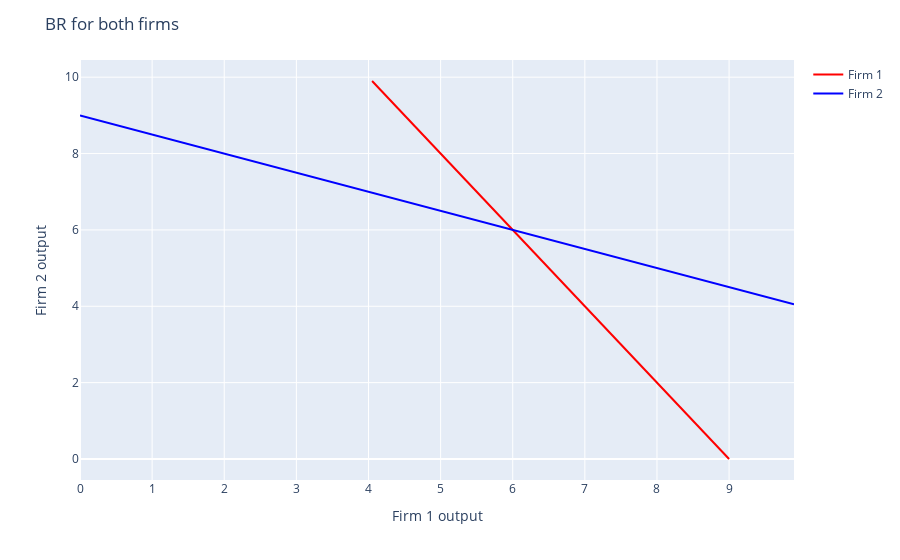

Notebook cell for this chart:
### Markdown cell above
Here it can be seen that the firms will both produce 6 units of the goods. firm one will produce to a price of 8 and get a profit of 36. firm 2 will be identical given that the two firms have identical profit functions.
I will next plot the two firms in a plot to see the output graphicly

### Code cell
# define production levels for firm 1
production_level_f1 = np.arange(0, 10, 0.1)

# calculate production levels for the firms using the BR function
production_level_f2 = np.vectorize(BR_2)(production_level_f1, a, b, c)
production_level_f1_2 = np.vectorize(BR_1)(production_level_f2, a, b, c)

# create the scatter plot
fig = px.scatter()

# add lines for firm 1 and 2
fig.add_scatter(x=production_level_f2, y=production_level_f1, mode='lines', name='Firm 1', line=dict(color='red'))
fig.add_scatter(x=production_level_f1, y=production_level_f2, mode='lines', name='Firm 2', line=dict(color='blue'))

# add titles
fig.update_layout(title='BR for both firms')
fig.update_xaxes(title='Firm 1 output')
fig.update_yaxes(title='Firm 2 output')

fig.show()

### Figure 1 — Plotly figure (JSON) as saved in the notebook; plotly's stock layout.template omitted (floating-point values rounded to 4 significant figures)
{"data": [{"hovertemplate": "<extra></extra>", "legendgroup": "", "marker": {"color": "#636efa", "symbol": "circle"}, "mode": "markers", "name": "", "orientation": "v", "showlegend": false, "type": "scatter", "xaxis": "x", "yaxis": "y"}, {"line": {"color": "red"}, "mode": "lines", "name": "Firm 1", "type": "scatter", "x": [9.0, 8.95, 8.9, 8.85, 8.8, 8.75, 8.7, 8.65, 8.6, 8.55, 8.5, 8.45, 8.4, 8.35, 8.3, 8.25, 8.2, 8.15, 8.1, 8.05, 8.0, 7.95, 7.9, 7.85, 7.8, 7.75, 7.7, 7.65, 7.6, 7.55, 7.5, 7.45, 7.4, 7.35, 7.3, 7.25, 7.2, 7.15, 7.1, 7.05, 7.0, 6.95, 6.9, 6.85, 6.8, 6.75, 6.7, 6.65, 6.6, 6.55, 6.5, 6.45, 6.4, 6.35, 6.3, 6.25, 6.2, 6.15, 6.1, 6.05, 6.0, 5.95, 5.9, 5.85, 5.8, 5.75, 5.7, 5.65, 5.6, 5.55, 5.5, 5.45, 5.4, 5.35, 5.3, 5.25, 5.2, 5.15, 5.1, 5.05, 5.0, 4.95, 4.9, 4.85, 4.8, 4.75, 4.7, 4.65, 4.6, 4.55, 4.5, 4.45, 4.4, 4.35, 4.3, 4.25, 4.2, 4.15, 4.1, 4.05], "y": [0, 0.1, 0.2, 0.3, 0.4, 0.5, 0.6, 0.7, 0.8, 0.9, 1, 1.1, 1.2, 1.3, 1.4, 1.5, 1.6, 1.7, 1.8, 1.9, 2, 2.1, 2.2, 2.3, 2.4, 2.5, 2.6, 2.7, 2.8, 2.9, 3, 3.1, 3.2, 3.3, 3.4, 3.5, 3.6, 3.7, 3.8, 3.9, 4, 4.1, 4.2, 4.3, 4.4, 4.5, 4.6, 4.7, 4.8, 4.9, 5, 5.1, 5.2, 5.3, 5.4, 5.5, 5.6, 5.7, 5.8, 5.9, 6, 6.1, 6.2, 6.3, 6.4, 6.5, 6.6, 6.7, 6.8, 6.9, 7, 7.1, 7.2, 7.3, 7.4, 7.5, 7.6, 7.7, 7.8, 7.9, 8, 8.1, 8.2, 8.3, 8.4, 8.5, 8.6, 8.7, 8.8, 8.9, 9, 9.1, 9.2, 9.3, 9.4, 9.5, 9.6, 9.7, 9.8, 9.9]}, {"line": {"color": "blue"}, "mode": "lines", "name": "Firm 2", "type": "scatter", "x": [0, 0.1, 0.2, 0.3, 0.4, 0.5, 0.6, 0.7, 0.8, 0.9, 1, 1.1, 1.2, 1.3, 1.4, 1.5, 1.6, 1.7, 1.8, 1.9, 2, 2.1, 2.2, 2.3, 2.4, 2.5, 2.6, 2.7, 2.8, 2.9, 3, 3.1, 3.2, 3.3, 3.4, 3.5, 3.6, 3.7, 3.8, 3.9, 4, 4.1, 4.2, 4.3, 4.4, 4.5, 4.6, 4.7, 4.8, 4.9, 5, 5.1, 5.2, 5.3, 5.4, 5.5, 5.6, 5.7, 5.8, 5.9, 6, 6.1, 6.2, 6.3, 6.4, 6.5, 6.6, 6.7, 6.8, 6.9, 7, 7.1, 7.2, 7.3, 7.4, 7.5, 7.6, 7.7, 7.8, 7.9, 8, 8.1, 8.2, 8.3, 8.4, 8.5, 8.6, 8.7, 8.8, 8.9, 9, 9.1, 9.2, 9.3, 9.4, 9.5, 9.6, 9.7, 9.8, 9.9], "y": [9.0, 8.95, 8.9, 8.85, 8.8, 8.75, 8.7, 8.65, 8.6, 8.55, 8.5, 8.45, 8.4, 8.35, 8.3, 8.25, 8.2, 8.15, 8.1, 8.05, 8.0, 7.95, 7.9, 7.85, 7.8, 7.75, 7.7, 7.65, 7.6, 7.55, 7.5, 7.45, 7.4, 7.35, 7.3, 7.25, 7.2, 7.15, 7.1, 7.05, 7.0, 6.95, 6.9, 6.85, 6.8, 6.75, 6.7, 6.65, 6.6, 6.55, 6.5, 6.45, 6.4, 6.35, 6.3, 6.25, 6.2, 6.15, 6.1, 6.05, 6.0, 5.95, 5.9, 5.85, 5.8, 5.75, 5.7, 5.65, 5.6, 5.55, 5.5, 5.45, 5.4, 5.35, 5.3, 5.25, 5.2, 5.15, 5.1, 5.05, 5.0, 4.95, 4.9, 4.85, 4.8, 4.75, 4.7, 4.65, 4.6, 4.55, 4.5, 4.45, 4.4, 4.35, 4.3, 4.25, 4.2, 4.15, 4.1, 4.05]}], "layout": {"legend": {"tracegroupgap": 0}, "margin": {"t": 60}, "title": {"text": "BR for both firms"}, "xaxis": {"anchor": "y", "domain": [0, 1], "title": {"text": "Firm 1 output"}}, "yaxis": {"anchor": "x", "domain": [0, 1], "title": {"text": "Firm 2 output"}}}}
